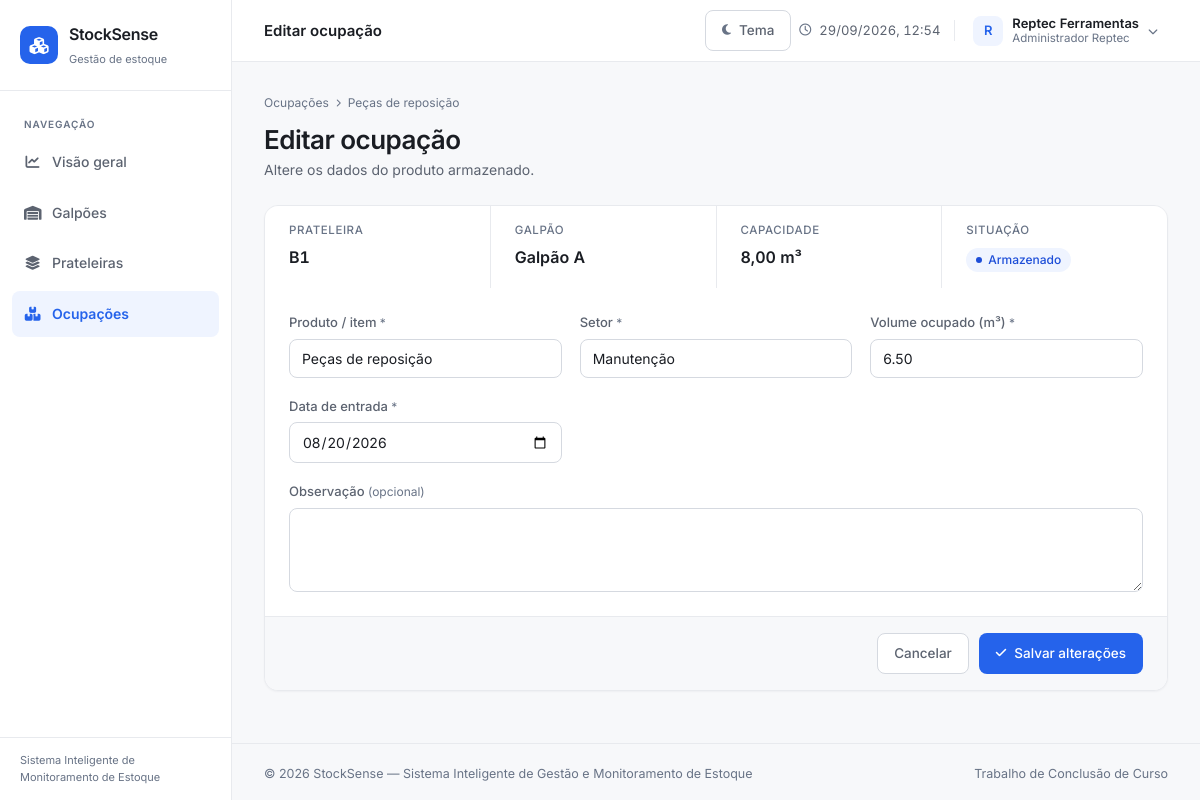
The app's page /index.php?pagina=editar_ocupacao&id=2 (signed in) with its own data.
### tables this page shows
CREATE TABLE ocupacoes (

    id INT UNSIGNED AUTO_INCREMENT PRIMARY KEY,

    prateleira_id INT UNSIGNED NOT NULL,

    produto VARCHAR(150) NOT NULL,

    setor VARCHAR(100) NOT NULL,

    volume_m3 DECIMAL(10,2) DEFAULT 0.00,

    data_entrada DATE NOT NULL,

    data_saida DATE DEFAULT NULL,

    observacao VARCHAR(255),

    usuario_id INT UNSIGNED,

    criado_em TIMESTAMP DEFAULT CURRENT_TIMESTAMP,

    FOREIGN KEY (prateleira_id)
        REFERENCES prateleiras(id)
        ON DELETE CASCADE,

    FOREIGN KEY (usuario_id)
        REFERENCES usuarios(id)
        ON DELETE SET NULL
);

CREATE TABLE prateleiras (

    id INT UNSIGNED AUTO_INCREMENT PRIMARY KEY,

    galpao_id INT UNSIGNED NOT NULL,

    codigo VARCHAR(20) NOT NULL,

    descricao VARCHAR(255),

    metros_cubicos DECIMAL(10,2) DEFAULT 0.00,

    setor VARCHAR(100),

    pct_ocupado DECIMAL(5,2) DEFAULT 0.00,

     
    pct_sensor DECIMAL(5,2) DEFAULT NULL,

    ativo TINYINT(1) DEFAULT 1,

    criado_em TIMESTAMP DEFAULT CURRENT_TIMESTAMP,

    UNIQUE (galpao_id, codigo),

    FOREIGN KEY (galpao_id)
        REFERENCES galpoes(id)
        ON DELETE CASCADE
);

CREATE TABLE galpoes (

    id INT UNSIGNED AUTO_INCREMENT PRIMARY KEY,

    empresa_id INT UNSIGNED NOT NULL,

    nome VARCHAR(80) NOT NULL,

    descricao VARCHAR(255),

    metros_cubicos DECIMAL(10,2) DEFAULT 0.00,

    ativo TINYINT(1) NOT NULL DEFAULT 1,

    criado_em TIMESTAMP DEFAULT CURRENT_TIMESTAMP,

    FOREIGN KEY (empresa_id)
        REFERENCES empresas(id)
        ON DELETE CASCADE
);

### includes/auth.php (called while the page is built, shortened)
<?php
function empresa_id()
{
    return (int) ($_SESSION["empresa_id"] ?? 0);
}

### includes/funcoes.php (called while the page is built, shortened)
<?php
function e($texto)
{
    return htmlspecialchars($texto ?? "", ENT_QUOTES, "UTF-8");
}
function num($valor, $casas = 2)
{
    return number_format((float) $valor, $casas, ",", ".");
}
function m3($valor)
{
    return num($valor, 2) . " m³";
}

### pages/editar_ocupacao.php (the view, shortened to what this page needs)
<?php
require_once __DIR__ . "/../database/conexao.php";
$id = (int) ($_GET["id"] ?? 0);
$empresa = empresa_id();
$stmt = $conexao->prepare("
    SELECT
        o.id,
        o.prateleira_id,
        o.produto,
        o.setor,
        o.volume_m3,
        o.data_entrada,
        o.data_saida,
        o.observacao,
        p.codigo AS prateleira_codigo,
        p.metros_cubicos,
        g.nome AS galpao_nome
    FROM ocupacoes o
    INNER JOIN prateleiras p ON p.id = o.prateleira_id
    INNER JOIN galpoes g ON g.id = p.galpao_id
    WHERE o.id = ? AND g.empresa_id = ?
");
$stmt->bind_param("ii", $id, $empresa);
$stmt->execute();
$ocupacao = $stmt->get_result()->fetch_assoc();
$ativa = $ocupacao["data_saida"] === null;
$volumeMaximo = null;
if ($ativa) {
    $stmt = $conexao->prepare('SELECT COALESCE(SUM(volume_m3), 0) AS total
        FROM ocupacoes WHERE prateleira_id = ? AND data_saida IS NULL AND id != ?');
    $stmt->bind_param('ii', $ocupacao['prateleira_id'], $id);
    $stmt->execute();
    $volumeMaximo = max(0, (float) $ocupacao['metros_cubicos'] - (float) $stmt->get_result()->fetch_assoc()['total']);
}
?>
<nav class="trilha">
    <a href="index.php?pagina=ocupacoes">Ocupações</a>
    <i class="fa-solid fa-chevron-right"></i>
    <span><?= e($ocupacao["produto"]) ?></span>
</nav>
<div class="pagina-topo">
    <div>
        <h1>Editar ocupação</h1>
        <p>Altere os dados do produto armazenado.</p>
    </div>
</div>
<form action="actions/atualizar_ocupacao.php" method="POST" class="card">
    <div class="info-grade">
        <div class="info-item">
            <span>Prateleira</span>
            <strong><?= e($ocupacao["prateleira_codigo"]) ?></strong>
        </div>
        <div class="info-item">
            <span>Galpão</span>
            <strong><?= e($ocupacao["galpao_nome"]) ?></strong>
        </div>
        <div class="info-item">
            <span>Capacidade</span>
            <strong><?= m3($ocupacao["metros_cubicos"]) ?></strong>
        </div>
        <div class="info-item">
            <span>Situação</span>
            <strong>
                <?php if ($ativa): ?>
                    <span class="etiqueta parcial">Armazenado</span>
                <?php else: ?>
                    <span class="etiqueta inativo">
                        Retirado em <?= data_br($ocupacao["data_saida"]) ?>
                    </span>
                <?php endif; ?>
            </strong>
        </div>
    </div>
    <div class="form">
        <div class="form-grade">
            <div class="campo">
                <label for="produto">Produto / item</label>
                <input type="text" name="produto" id="produto" maxlength="150"
                       value="<?= e($ocupacao["produto"]) ?>" required>
            </div>
            <div class="campo">
                <label for="setor">Setor</label>
                <input type="text" name="setor" id="setor" maxlength="100"
                       value="<?= e($ocupacao["setor"]) ?>" required>
            </div>
            <div class="campo">
                <label for="volume_m3">Volume ocupado (m³)</label>
                <input type="number" name="volume_m3" id="volume_m3"
                       step="0.01" min="0.01" <?= $volumeMaximo !== null ? 'max="' . e($volumeMaximo) . '"' : '' ?>
                       value="<?= e($ocupacao["volume_m3"]) ?>" required>
            </div>
            <div class="campo">
                <label for="data_entrada">Data de entrada</label>
                <input type="date" name="data_entrada" id="data_entrada"
                       value="<?= e($ocupacao["data_entrada"]) ?>" required>
            </div>
            <div class="campo largo">
                <label for="observacao">Observação</label>
                <textarea name="observacao" id="observacao"
                          maxlength="255"><?= e($ocupacao["observacao"]) ?></textarea>
            </div>
        </div>
    </div>
    <div class="form-acoes">
        <a href="index.php?pagina=detalhes_prateleira&id=<?= $ocupacao["prateleira_id"] ?>"
           class="btn btn-neutro">Cancelar</a>
        <button type="submit" class="btn btn-primario">
            <i class="fa-solid fa-check"></i>
            Salvar alterações
        </button>
    </div>
</form>

### assets/css/base.css (style rules this page uses)
:root { color-scheme: light; --azul: #2563eb; --azul-escuro: #1d4ed8; --azul-suave: #eff4ff; --fundo: #f7f8fa; --superficie: #ffffff; --borda: #e8eaee; --borda-forte: #d5d9e0; --texto: #1a1d23; --texto-medio: #5c6370; --texto-fraco: #687386; --livre: #10b981; --livre-bg: #ecfdf5; --parcial: #2563eb; --parcial-bg: #eff4ff; --atencao: #f59e0b; --atencao-bg: #fffbeb; --cheia: #ef4444; --cheia-bg: #fef2f2; --raio: 14px; --raio-sm: 8px; --raio-pill: 999px; --sombra: 0 1px 2px rgba(16, 24, 40, .04); --sombra-md: 0 4px 16px rgba(16, 24, 40, .07); --gap: 20px; --pad: 24px; --sidebar: 232px; --transicao: .18s ease; }
* { margin: 0; padding: 0; box-sizing: border-box; }
body { font-family: 'Inter', system-ui, -apple-system, sans-serif; background: var(--fundo); color: var(--texto); font-size: 14px; line-height: 1.55; -webkit-font-smoothing: antialiased; }
a { color: inherit; text-decoration: none; }
button { font: inherit; cursor: pointer; }
h1, h2, h3 { line-height: 1.3; font-weight: 600; letter-spacing: -.01em; }
.pagina-topo { display: flex; align-items: flex-start; justify-content: space-between; gap: var(--gap); margin-bottom: 24px; flex-wrap: wrap; }
.pagina-topo h1 { font-size: 26px; letter-spacing: -.02em; display: flex; align-items: center; gap: 10px; }
.pagina-topo p { color: var(--texto-medio); margin-top: 3px; }
.trilha { flex-wrap: wrap; overflow-wrap: anywhere; display: flex; align-items: center; gap: 7px; font-size: 12px; color: var(--texto-fraco); margin-bottom: 10px; }
.trilha i { font-size: 8px; }
.btn { display: inline-flex; align-items: center; justify-content: center; gap: 8px; padding: 9px 16px; border: 1px solid transparent; border-radius: var(--raio-sm); font-size: 13.5px; font-weight: 500; white-space: nowrap; transition: background var(--transicao), border-color var(--transicao), color var(--transicao); }
.btn i { font-size: 12px; }
.btn-primario { background: var(--azul); color: #fff; }
.btn-neutro { background: var(--superficie); border-color: var(--borda-forte); color: var(--texto-medio); }
.card { background: var(--superficie); border: 1px solid var(--borda); border-radius: var(--raio); box-shadow: var(--sombra); margin-bottom: var(--gap); overflow: hidden; }
.info-grade { display: grid; grid-template-columns: repeat(auto-fit, minmax(155px, 1fr)); gap: 1px; background: var(--borda); }
.info-item { background: var(--superficie); padding: 16px var(--pad); }
.info-item > span { display: block; font-size: 11.5px; color: var(--texto-fraco); text-transform: uppercase; letter-spacing: .05em; font-weight: 500; margin-bottom: 5px; }
.info-item strong { font-size: 16px; font-weight: 600; font-variant-numeric: tabular-nums; }
.etiqueta { display: inline-flex; align-items: center; gap: 6px; padding: 3px 10px; border-radius: var(--raio-pill); font-size: 12px; font-weight: 500; white-space: nowrap; }
.etiqueta::before { content: ""; width: 6px; height: 6px; border-radius: 50%; background: currentColor; }
.etiqueta.parcial { background: var(--parcial-bg); color: var(--azul-escuro); }
.form { padding: var(--pad); }
.form-grade { display: grid; grid-template-columns: repeat(auto-fit, minmax(240px, 1fr)); gap: 18px; }
.campo { display: flex; flex-direction: column; gap: 6px; min-width: 0; }
.campo.largo { grid-column: 1 / -1; }
.campo label { font-size: 13px; font-weight: 500; color: var(--texto-medio); }
.campo input, .campo select, .campo textarea { font-family: inherit; font-size: 14px; color: var(--texto); background: var(--superficie); padding: 10px 12px; border: 1px solid var(--borda-forte); border-radius: var(--raio-sm); transition: border-color var(--transicao), box-shadow var(--transicao); width: 100%; }
.campo textarea { resize: vertical; min-height: 84px; }
.form-acoes { display: flex; justify-content: flex-end; gap: 10px; padding: 16px var(--pad); border-top: 1px solid var(--borda); background: var(--fundo); flex-wrap: wrap; }
.pagina-topo > div, .info-item { min-width: 0; overflow-wrap: anywhere; }

### records on screen
ocupacoes: produto "Peças de reposição", prateleira.codigo "B1", galpoes.nome "Galpão A", prateleira.metros_cubicos "8,00 m³", setor "Manutenção", volume_m3 "6.50", data_entrada "08/20/2026"

### other values on screen
$item["texto"] "Visão geral"
$item["texto"] "Galpões"
$item["texto"] "Prateleiras"
$item["texto"] "Ocupações"
$tituloPagina "Editar ocupação"
mb_strtoupper(mb_substr(empresa_nome(), 0, 1)) "R"
empresa_nome() "Reptec Ferramentas"
usuario_nome() "Administrador Reptec"
